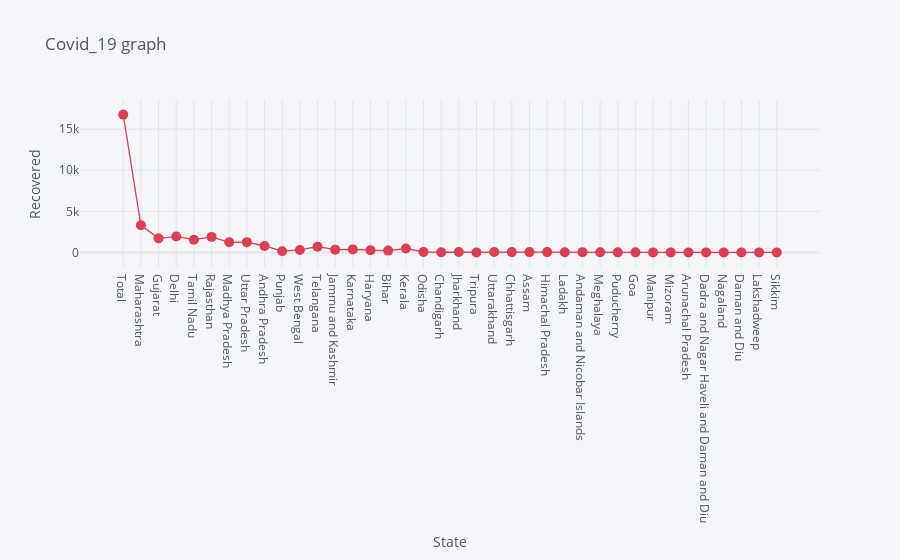

The code cell stored with this chart in its notebook:
### Markdown cell above
# Recovered cases per State

### Code cell
df.iplot(kind= 'scatter', x= 'State', y='Recovered', mode= 'markers+lines', title= 'Covid_19 graph', xTitle= 'State', yTitle= 'Recovered', color= 'red', size= 10)

### Figure 1 — Plotly figure (JSON) as saved in the notebook; plotly's stock layout.template omitted (floating-point values rounded to 4 significant figures)
{"data": [{"line": {"color": "rgba(219, 64, 82, 1.0)", "dash": "solid", "shape": "linear", "width": 1.3}, "marker": {"size": 10, "symbol": "circle"}, "mode": "markers+lines", "name": "Recovered", "text": "", "type": "scatter", "x": ["Total", "Maharashtra", "Gujarat", "Delhi", "Tamil Nadu", "Rajasthan", "Madhya Pradesh", "Uttar Pradesh", "Andhra Pradesh", "Punjab", "West Bengal", "Telangana", "Jammu and Kashmir", "Karnataka", "Haryana", "Bihar", "Kerala", "Odisha", "Chandigarh", "Jharkhand", "Tripura", "Uttarakhand", "Chhattisgarh", "Assam", "Himachal Pradesh", "Ladakh", "Andaman and Nicobar Islands", "Meghalaya", "Puducherry", "Goa", "Manipur", "Mizoram", "Arunachal Pradesh", "Dadra and Nagar Haveli and Daman and Diu", "Nagaland", "Daman and Diu", "Lakshadweep", "Sikkim"], "y": [16776, 3301, 1709, 1931, 1547, 1889, 1231, 1250, 780, 149, 296, 693, 335, 366, 260, 218, 474, 62, 21, 41, 2, 39, 36, 35, 34, 17, 33, 10, 6, 7, 2, 1, 1, 0, 0, 0, 0, 0]}], "layout": {"legend": {"bgcolor": "#F5F6F9", "font": {"color": "#4D5663"}}, "paper_bgcolor": "#F5F6F9", "plot_bgcolor": "#F5F6F9", "title": {"font": {"color": "#4D5663"}, "text": "Covid_19 graph"}, "xaxis": {"gridcolor": "#E1E5ED", "showgrid": true, "tickfont": {"color": "#4D5663"}, "title": {"font": {"color": "#4D5663"}, "text": "State"}, "zerolinecolor": "#E1E5ED"}, "yaxis": {"gridcolor": "#E1E5ED", "showgrid": true, "tickfont": {"color": "#4D5663"}, "title": {"font": {"color": "#4D5663"}, "text": "Recovered"}, "zerolinecolor": "#E1E5ED"}}}
